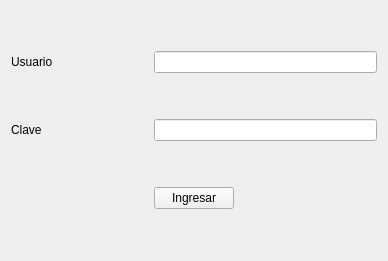
<?xml version="1.0" encoding="UTF-8"?>
<ui version="4.0">
 <class>Login</class>
 <widget class="QWidget" name="Login">
  <property name="geometry">
   <rect>
    <x>0</x>
    <y>0</y>
    <width>388</width>
    <height>261</height>
   </rect>
  </property>
  <property name="windowTitle">
   <string>login</string>
  </property>
  <layout class="QGridLayout" name="gridLayout">
   <item row="0" column="0">
    <widget class="QLabel" name="lUsuario">
     <property name="text">
      <string>Usuario</string>
     </property>
    </widget>
   </item>
   <item row="1" column="0">
    <widget class="QLabel" name="lClave">
     <property name="text">
      <string>Clave</string>
     </property>
    </widget>
   </item>
   <item row="2" column="1">
    <widget class="QPushButton" name="botonIngreso">
     <property name="text">
      <string>Ingresar</string>
     </property>
    </widget>
   </item>
   <item row="2" column="2">
    <spacer name="horizontalSpacer">
     <property name="orientation">
      <enum>Qt::Orientation::Horizontal</enum>
     </property>
     <property name="sizeHint" stdset="0">
      <size>
       <width>40</width>
       <height>20</height>
      </size>
     </property>
    </spacer>
   </item>
   <item row="1" column="1" colspan="2">
    <widget class="QLineEdit" name="leClave">
     <property name="echoMode">
      <enum>QLineEdit::EchoMode::Password</enum>
     </property>
    </widget>
   </item>
   <item row="0" column="1" colspan="2">
    <widget class="QLineEdit" name="leUsuario"/>
   </item>
   <item row="2" column="0">
    <spacer name="horizontalSpacer_2">
     <property name="orientation">
      <enum>Qt::Orientation::Horizontal</enum>
     </property>
     <property name="sizeHint" stdset="0">
      <size>
       <width>40</width>
       <height>20</height>
      </size>
     </property>
    </spacer>
   </item>
  </layout>
 </widget>
 <tabstops>
  <tabstop>leUsuario</tabstop>
  <tabstop>leClave</tabstop>
  <tabstop>botonIngreso</tabstop>
 </tabstops>
 <resources/>
 <connections/>
</ui>
